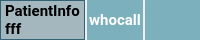
         <widget class="QFrame" name="info_frame">
          <property name="minimumSize">
           <size>
            <width>0</width>
            <height>40</height>
           </size>
          </property>
          <property name="maximumSize">
           <size>
            <width>16777215</width>
            <height>40</height>
           </size>
          </property>
          <layout class="QHBoxLayout" name="horizontalLayout_2">
           <property name="spacing">
            <number>2</number>
           </property>
           <property name="leftMargin">
            <number>0</number>
           </property>
           <property name="topMargin">
            <number>0</number>
           </property>
           <property name="rightMargin">
            <number>0</number>
           </property>
           <property name="bottomMargin">
            <number>0</number>
           </property>
           <item>
            <widget class="QLabel" name="label_Pt_info">
             <property name="font">
              <font>
               <family>Roboto</family>
               <pointsize>11</pointsize>
               <bold>true</bold>
              </font>
             </property>
             <property name="styleSheet">
              <string notr="true">background-color: rgba(50, 98, 115, 100);
color: 13242B;
font-size: 11pt;
font-weight: bold;
border: 1px solid rgba(50, 98, 115, 255);</string>
             </property>
             <property name="text">
              <string>PatientInfo
fff</string>
             </property>
            </widget>
           </item>
           <item>
            <widget class="QLabel" name="label_who_call">
             <property name="maximumSize">
              <size>
               <width>250</width>
               <height>16777215</height>
              </size>
             </property>
             <property name="font">
              <font>
               <family>Roboto</family>
               <pointsize>11</pointsize>
               <italic>false</italic>
               <bold>true</bold>
              </font>
             </property>
             <property name="styleSheet">
              <string notr="true">color: White;
font-weight: bold;
font-size: 11pt;
background-color: rgba(92, 158, 173, 200);
border: none;</string>
             </property>
             <property name="text">
              <string>whocall</string>
             </property>
             <property name="alignment">
              <set>Qt::AlignCenter</set>
             </property>
            </widget>
           </item>
           <item>
            <widget class="QLabel" name="labelTimeline">
             <property name="maximumSize">
              <size>
               <width>80</width>
               <height>16777215</height>
              </size>
             </property>
             <property name="font">
              <font>
               <family>Roboto</family>
               <pointsize>20</pointsize>
               <italic>false</italic>
               <bold>true</bold>
              </font>
             </property>
             <property name="styleSheet">
              <string notr="true">color: White;
font-weight: bold;
font-size: 20pt;
background-color: rgba(92, 158, 173, 200)
</string>
             </property>
             <property name="text">
              <string/>
             </property>
             <property name="pixmap">
              <pixmap resource="../../../../../MedicAS_project/res_main.qrc">:/icon/icons/personal_injury_FILL1_wght400_GRAD0_opsz48.svg</pixmap>
             </property>
             <property name="alignment">
              <set>Qt::AlignCenter</set>
             </property>
            </widget>
           </item>
          </layout>
         </widget>
